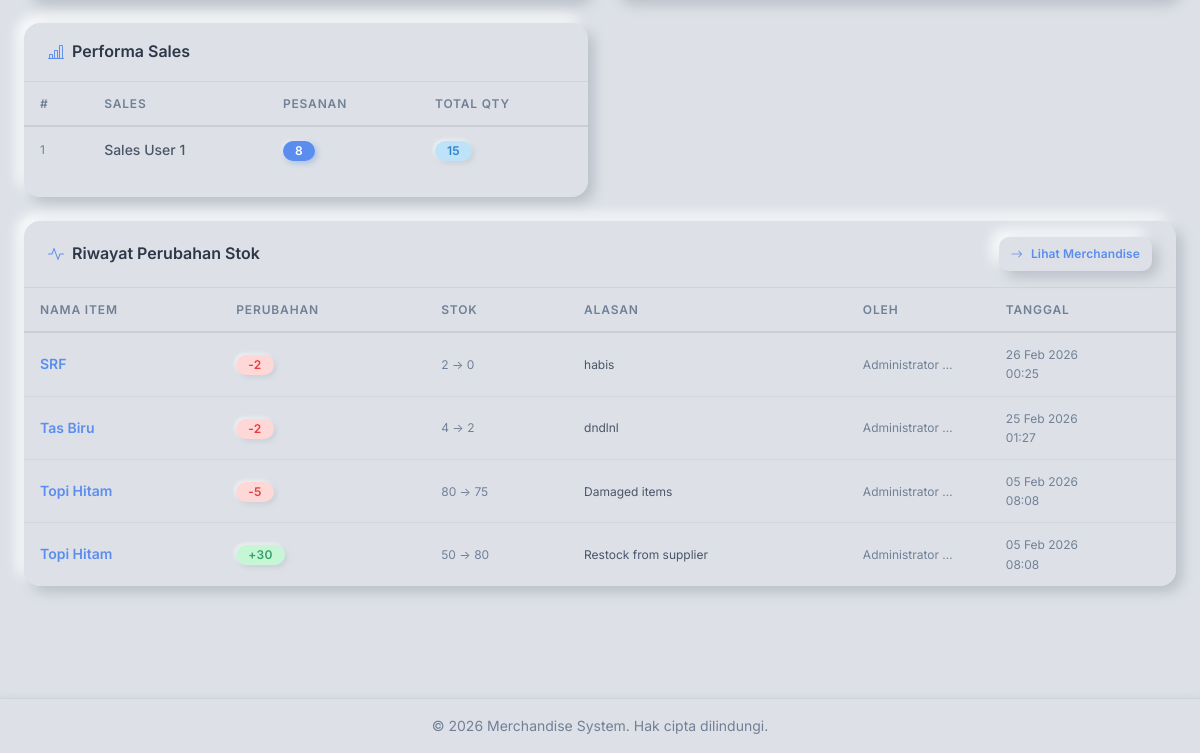
Page / (signed in, lower part) on the earlier database version.
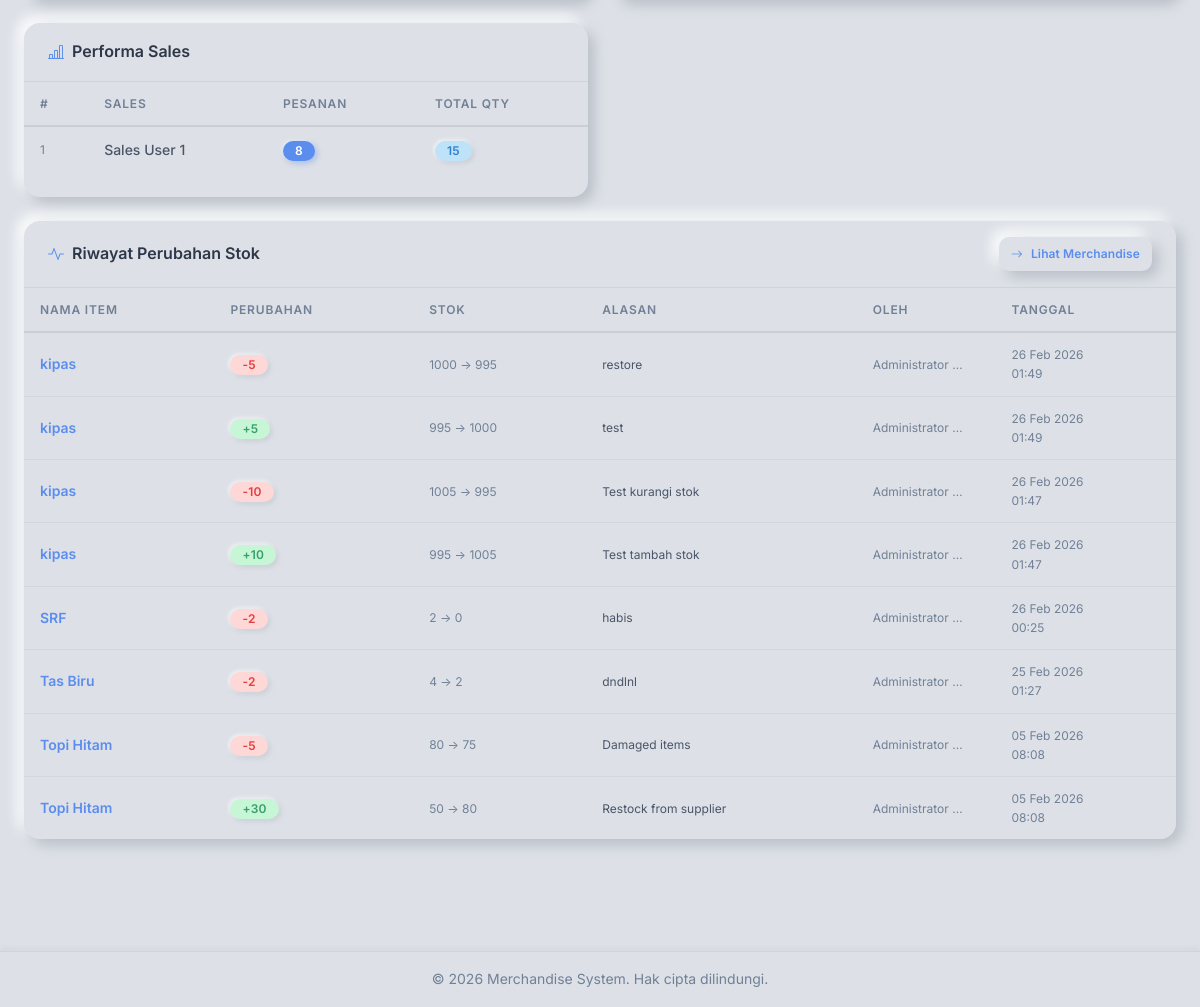
Same page on the later database version.
### accounts/models.py (models this page shows, shortened)
class User(AbstractUser):
    class Role(models.TextChoices):
        ADMIN = 'ADMIN', 'Admin (Markom)'
        SALES = 'SALES', 'Sales'
    role = models.CharField(
        max_length=10,
        choices=Role.choices,
        default=Role.SALES,
        help_text='User role: ADMIN for Markom, SALES for sales team'
    )
    full_name = models.CharField(
        max_length=255,
        help_text='Full name of the user'
    )
    phone = models.CharField(
        max_length=20,
        blank=True,
        help_text='Phone number'
    )
    class Meta:
        db_table = 'users'
        verbose_name = 'User'
        verbose_name_plural = 'Users'
        ordering = ['-date_joined']
    @property
    def is_admin(self):
        return self.role == self.Role.ADMIN
    @property
    def is_sales(self):
        return self.role == self.Role.SALES

### merchandise/models.py (models this page shows, shortened)
class StockHistory(models.Model):
    merchandise = models.ForeignKey(
        Merchandise,
        on_delete=models.CASCADE,
        related_name='stock_history',
        help_text='Related merchandise'
    )
    adjustment = models.IntegerField(
        help_text='Stock adjustment amount (positive or negative)'
    )
    stock_before = models.IntegerField(
        help_text='Stock quantity before adjustment'
    )
    stock_after = models.IntegerField(
        help_text='Stock quantity after adjustment'
    )
    reason = models.CharField(
        max_length=200,
        help_text='Reason for adjustment'
    )
    adjusted_by = models.ForeignKey(
        settings.AUTH_USER_MODEL,
        on_delete=models.SET_NULL,
        null=True,
        help_text='User who made the adjustment'
    )
    created_at = models.DateTimeField(auto_now_add=True)
    class Meta:
        db_table = 'stock_history'
        verbose_name = 'Stock History'
        verbose_name_plural = 'Stock History'
        ordering = ['-created_at']

class Merchandise(models.Model):
    name = models.CharField(
        max_length=200,
        help_text='Merchandise name'
    )
    description = models.TextField(
        blank=True,
        help_text='Merchandise description'
    )
    category = models.ForeignKey(
        Category,
        on_delete=models.PROTECT,
        help_text='Category for this merchandise'
    )
    stock = models.IntegerField(
        default=0,
        help_text='Current stock quantity'
    )
    image = models.ImageField(
        upload_to='merchandise/%Y/%m/',
        blank=True,
        null=True,
        help_text='Merchandise image (max 2MB, JPG/PNG)'
    )
    is_active = models.BooleanField(
        default=True,
        help_text='Active status (soft delete)'
    )
    created_by = models.ForeignKey(
        settings.AUTH_USER_MODEL,
        on_delete=models.SET_NULL,
        null=True,
        related_name='created_merchandise',
        help_text='User who created this merchandise'
    )
    created_at = models.DateTimeField(auto_now_add=True)
    updated_at = models.DateTimeField(auto_now=True)
    class Meta:
        db_table = 'merchandise'
        verbose_name = 'Merchandise'
        verbose_name_plural = 'Merchandise'
        ordering = ['-created_at']
    def delete(self, using=None, keep_parents=False):
        """Soft delete: set is_active to False"""
        self.is_active = False
        self.save()

### dashboard/views.py (the view, shortened to what this page needs)
# urls.py: path('', views.home, name='home'),
@login_required
def home(request):
    if request.user.is_admin:
        today = timezone.localdate()
        first_day_of_month = today.replace(day=1)
        recent_orders = (
            Order.objects
            .select_related('sales_user')
            .annotate(
                item_count=Count('items', distinct=True),
                total_qty=Sum('items__quantity'),
            )
            .order_by('-created_at')[:8]
        )
        low_stock_items = (
            Merchandise.objects
            .filter(stock__lt=10, is_active=True)
            .select_related('category')
            .order_by('stock')[:10]
        )
        from merchandise.models import StockHistory
        recent_stock_changes = (
            StockHistory.objects
            .select_related('merchandise', 'adjusted_by')
            .order_by('-created_at')[:8]
        )
        sales_performance = (
            User.objects
            .filter(role=User.Role.SALES)
            .annotate(
                order_count=Count('orders', distinct=True),
                total_qty=Sum('orders__items__quantity'),
            )
            .order_by('-order_count')
        )
        context = {
            'total_orders': Order.objects.count(),
            'total_merchandise': Merchandise.objects.filter(is_active=True).count(),
            'total_sales_users': User.objects.filter(role=User.Role.SALES).count(),
            'low_stock_count': Merchandise.objects.filter(
                stock__lt=10, is_active=True
            ).count(),
            'out_of_stock_count': Merchandise.objects.filter(
                stock=0, is_active=True
            ).count(),
            'orders_today': Order.objects.filter(
                created_at__date=today
            ).count(),
            'orders_this_month': Order.objects.filter(
                created_at__date__gte=first_day_of_month
            ).count(),
            'recent_orders': recent_orders,
            'low_stock_items': low_stock_items,
            'sales_performance': sales_performance,
            'recent_stock_changes': recent_stock_changes,
        }
        return render(request, 'dashboard/admin_dashboard.html', context)

### orders/context_processors.py (called while the page is built)
def cart_context(request):
    if request.user.is_authenticated and hasattr(request.user, 'is_sales') and request.user.is_sales:
        cart = Cart(request)
        return {
            'navbar_cart_total': cart.get_total_quantity(),
            'navbar_cart_unique': cart.get_total_unique(),
        }
    return {
        'navbar_cart_total': 0,
        'navbar_cart_unique': 0,
    }

### templates/dashboard/admin_dashboard.html (shortened to what the changed rows need)
{% extends 'base.html' %}
{% block content %}
<div class="container-fluid">
    <div class="row g-4 mb-4">
        <div class="col-md-6">
            <div class="card h-100">
                <div class="card-body p-0">
                    {% if sales_performance %}
                    <div class="table-responsive">
                        <table class="table table-hover mb-0">
                            <thead>
                                <tr>
                                    <th class="d-none d-sm-table-cell">#</th>
                                    <th>Sales</th>
                                    <th>Pesanan</th>
                                    <th>Total Qty</th>
                                </tr>
                            </thead>
                            <tbody>
                                {% for user_perf in sales_performance %}
                                <tr>
                                    <td class="text-muted d-none d-sm-table-cell" style="font-size: var(--text-xs);">
                                        {{ forloop.counter }}
                                    </td>
                                    <td class="fw-medium cell-max-md" title="{{ user_perf.full_name }}">{{ user_perf.full_name|truncatechars:20 }}</td>
                                    <td>
                                        <span class="badge bg-primary">{{ user_perf.order_count }}</span>
                                    </td>
                                    <td>
                                        <span class="badge bg-info">{{ user_perf.total_qty|default:"0" }}</span>
                                    </td>
                                </tr>
                                {% endfor %}
                            </tbody>
                        </table>
                    </div>
                    {% else %}
                    <div class="text-center py-5">
                        <i class="bi bi-people" style="font-size: 2.5rem; color: var(--color-text-light); display: block; margin-bottom: var(--space-3);"></i>
                        <p class="text-muted mb-0">Belum ada data sales.</p>
                    </div>
                    {% endif %}
                </div>
            </div>
        </div>
    </div>
    <div class="row mb-4">
        <div class="col-12">
            <div class="card">
                <div class="card-body p-0">
                    {% if recent_stock_changes %}
                    <div class="table-responsive">
                        <table class="table table-hover mb-0">
                            <thead>
                                <tr>
                                    <th>Nama Item</th>
                                    <th>Perubahan</th>
                                    <th class="d-none d-md-table-cell">Stok</th>
                                    <th class="d-none d-sm-table-cell">Alasan</th>
                                    <th class="d-none d-md-table-cell">Oleh</th>
                                    <th>Tanggal</th>
                                </tr>
                            </thead>
                            <tbody>
                                {% for change in recent_stock_changes %}
                                <tr>
                                    <td class="cell-max-sm">
                                        <a href="{% url 'merchandise:merchandise_detail' change.merchandise.pk %}"
                                           style="color: var(--color-accent); font-weight: var(--font-semibold);"
                                           title="{{ change.merchandise.name }}">
                                            {{ change.merchandise.name|truncatechars:18 }}
                                        </a>
                                    </td>
                                    <td>
                                        {% if change.adjustment > 0 %}
                                            <span class="badge bg-success">+{{ change.adjustment }}</span>
                                        {% else %}
                                            <span class="badge bg-danger">{{ change.adjustment }}</span>
                                        {% endif %}
                                    </td>
                                    <td class="d-none d-md-table-cell" style="font-size: var(--text-xs); color: var(--color-text-muted);">
                                        {{ change.stock_before }} &rarr; {{ change.stock_after }}
                                    </td>
                                    <td class="d-none d-sm-table-cell" style="font-size: var(--text-xs);">
                                        {{ change.reason|truncatechars:30 }}
                                    </td>
                                    <td class="d-none d-md-table-cell cell-max-xs" style="font-size: var(--text-xs); color: var(--color-text-muted);">
                                        {% if change.adjusted_by %}
                                            <span title="{{ change.adjusted_by.full_name }}">{{ change.adjusted_by.full_name|truncatechars:15 }}</span>
                                        {% else %}
                                            <span class="text-muted">—</span>
                                        {% endif %}
                                    </td>
                                    <td class="text-muted" style="font-size: var(--text-xs);">
                                        {{ change.created_at|date:"d M Y" }}<br>
                                        <span>{{ change.created_at|date:"H:i" }}</span>
                                    </td>
                                </tr>
                                {% endfor %}
                            </tbody>
                        </table>
                    </div>
                    {% else %}
                    <div class="text-center py-5">
                        <i class="bi bi-clock-history" style="font-size: 2.5rem; color: var(--color-text-light); display: block; margin-bottom: var(--space-3);"></i>
                        <p class="text-muted mb-0">Belum ada aktivitas perubahan stok.</p>
                    </div>
                    {% endif %}
                </div>
            </div>
        </div>
    </div>
</div>
{% endblock %}

Differences in the rows shown:
added StockHistory: merchandise.name "kipas", adjustment "-5", stock_before "1000", stock_after "995", reason "restore", adjusted_by.full_name "Administrator …", created_at "26 Feb 2026", created_at "01:49"
added StockHistory: merchandise.name "kipas", adjustment "5", stock_before "995", stock_after "1000", reason "test", adjusted_by.full_name "Administrator …", created_at "26 Feb 2026", created_at "01:49"
added StockHistory: merchandise.name "kipas", adjustment "-10", stock_before "1005", stock_after "995", reason "Test kurangi stok", adjusted_by.full_name "Administrator …", created_at "26 Feb 2026", created_at "01:47"
added StockHistory: merchandise.name "kipas", adjustment "10", stock_before "995", stock_after "1005", reason "Test tambah stok", adjusted_by.full_name "Administrator …", created_at "26 Feb 2026", created_at "01:47"
